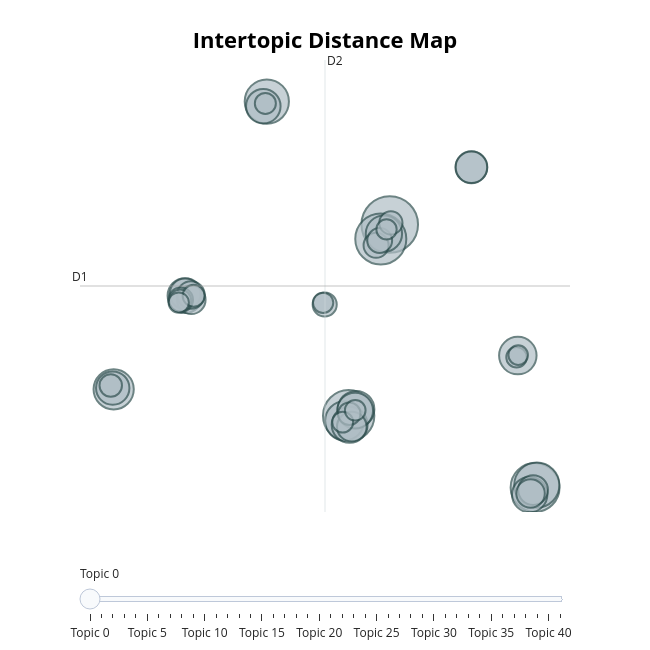
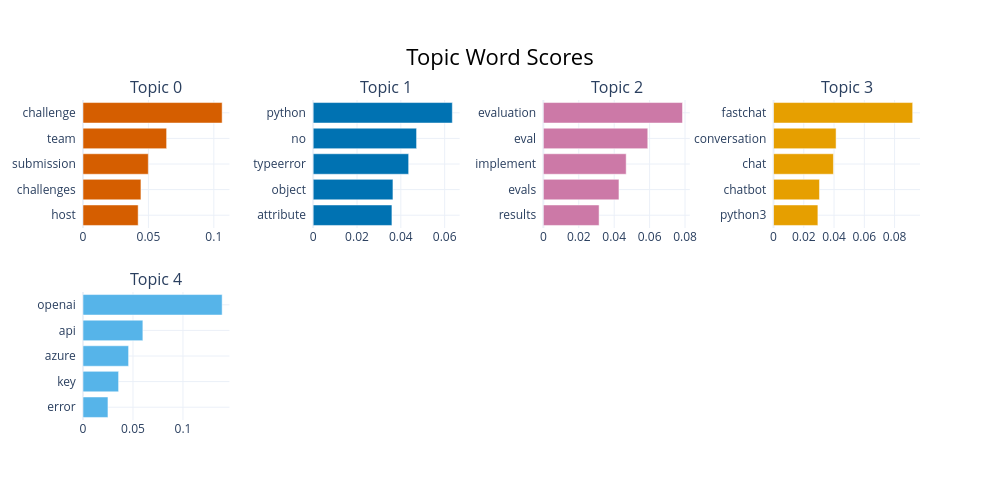
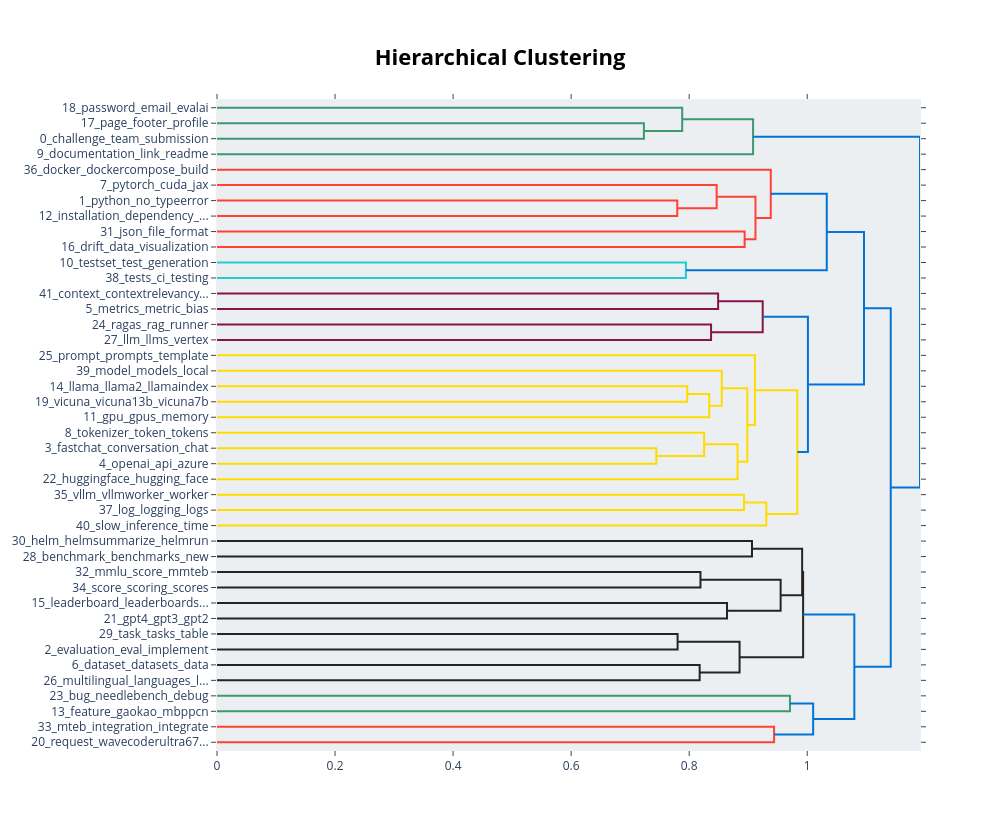

The notebook cell saved with these charts, in order:
### Code cell
import pandas as pd
from bertopic import BERTopic
import pyLDAvis
import pyLDAvis.lda_model
from sklearn.feature_extraction.text import CountVectorizer
from sklearn.decomposition import LatentDirichletAllocation

# Load issues from a JSON file
issues_df = pd.read_json(f'{path_data}/issues.json', orient='records', lines=True)
issues = issues_df['Title'].tolist()

# Create a BERTopic model
topic_model = BERTopic(min_topic_size=50)

# Fit the model to the documents
topics, probabilities = topic_model.fit_transform(issues)

# Get the topic information
topic_info = topic_model.get_topic_info()

# Visualize the topics
topic_model.visualize_topics().show()
topic_model.visualize_barchart(top_n_topics=5).show()
topic_model.visualize_hierarchy().show()

# Save the topic information to a CSV file
topic_info.to_csv('topic_info.csv', index=False)

print(topic_info)

# Display the document topics
for idx, doc in enumerate(issues):
    new_topic = topic_model.transform([doc])[0][0]
    print(f"Document {idx}: Topic {new_topic}")

# Additional visualization with pyLDAvis
vectorizer = CountVectorizer()
data_vectorized = vectorizer.fit_transform(issues)
lda_model = LatentDirichletAllocation(n_components=5, random_state=42)
lda_topics = lda_model.fit_transform(data_vectorized)

pyLDAvis.enable_notebook()
panel = pyLDAvis.lda_model.prepare(lda_model, data_vectorized, vectorizer, mds='tsne')
pyLDAvis.show(panel)
